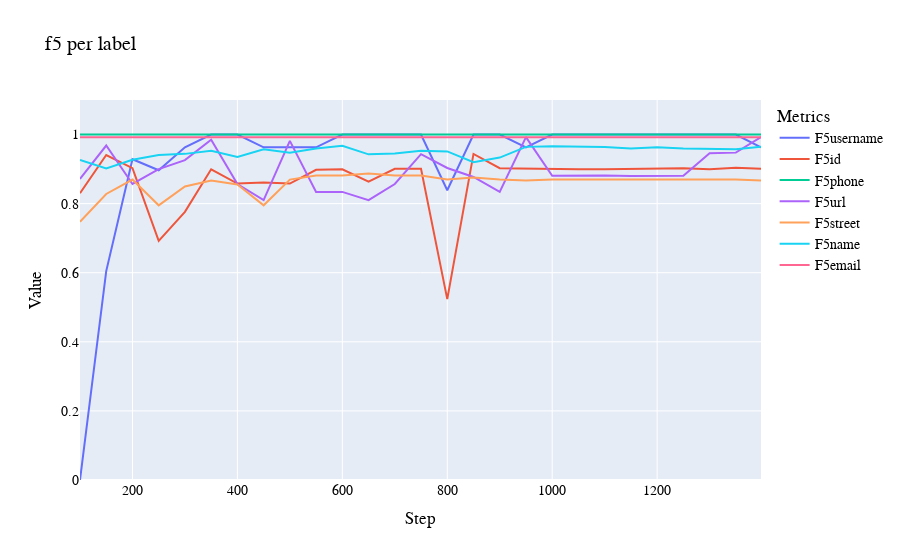

This figure's notebook cell:
### Markdown cell above
#### Take-aways
It's seen that the model immediately obtains f5 scores at around 0.93, and is able to increase the performance to 0.967 by the end of training.

The f5-score and recall are almost identical throughout training, this is not a coincidence. As the $f_{\beta}$-metric is a metric where larger $\beta$-values heavily favor recall over precision, as given by the formula. Meanwhile, it's seen that the precision greatly increases throughout training, starting at 0.65 and ending around 0.85-0.9.

### Code cell
plot_learning_curves(folder_name = 'f5_per_label', title = 'f5 per label', y_limit=(0, 1.1))
